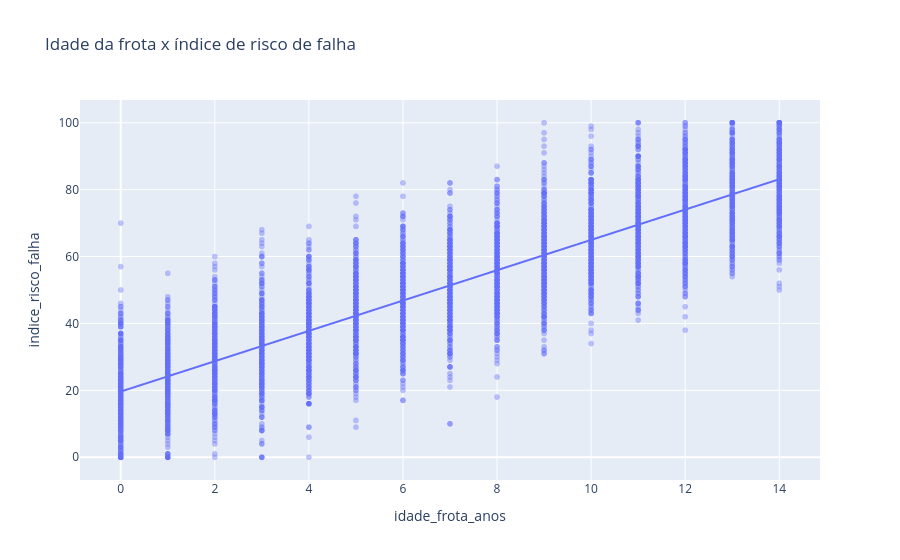

This figure's notebook cell:
### Code cell
fig = px.scatter(df, x="idade_frota_anos", y="indice_risco_falha", trendline="ols",
                  opacity=0.4, title="Idade da frota x índice de risco de falha")
fig.show()

### Figure 1 — Plotly figure (JSON) as saved in the notebook; plotly's stock layout.template omitted (floating-point values rounded to 4 significant figures; data arrays with more than 128 entries replaced by an {"elided": "..."} marker saying what was removed)
{"data": [{"hovertemplate": "idade_frota_anos=%{x}<br>indice_risco_falha=%{y}<extra></extra>", "legendgroup": "", "marker": {"color": "#636efa", "opacity": 0.4, "symbol": "circle"}, "mode": "markers", "name": "", "showlegend": false, "type": "scattergl", "x": {"elided": "5069 int values"}, "xaxis": "x", "y": {"elided": "5069 int values"}, "yaxis": "y"}, {"hovertemplate": "<b>OLS trendline</b><br>indice_risco_falha = 4.53329 * idade_frota_anos + 19.6446<br>R<sup>2</sup>=0.738250<br><br>idade_frota_anos=%{x}<br>indice_risco_falha=%{y} <b>(trend)</b><extra></extra>", "legendgroup": "", "marker": {"color": "#636efa", "symbol": "circle"}, "mode": "lines", "name": "", "showlegend": false, "type": "scattergl", "x": {"elided": "5069 int values"}, "xaxis": "x", "y": {"elided": "5069 float values"}, "yaxis": "y"}], "layout": {"legend": {"tracegroupgap": 0}, "title": {"text": "Idade da frota x índice de risco de falha"}, "xaxis": {"anchor": "y", "domain": [0, 1], "title": {"text": "idade_frota_anos"}}, "yaxis": {"anchor": "x", "domain": [0, 1], "title": {"text": "indice_risco_falha"}}}}
